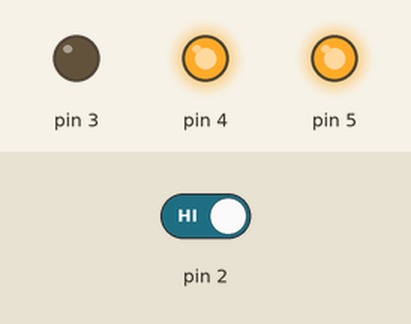
Recording of a sketch running on a simulated Arduino Uno, built with avr-gcc and run on an emulated ATmega328P. Shown: output pins drawn as LEDs (lit = HIGH). The test bench sets the inputs (shaded band); at power-on: pin 2 HIGH.

Above: at 4.8 s.
4.9 s: pin 2 driven LOW
At 6.5 s:
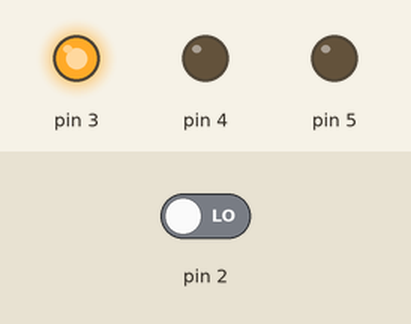
7.6 s: pin 2 driven HIGH
At 9.4 s:
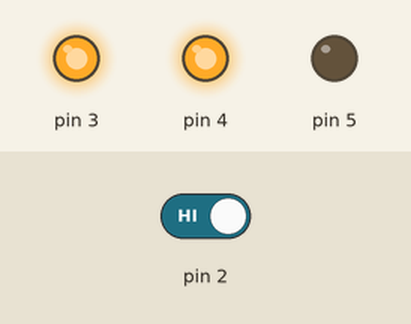
At 10.4 s:
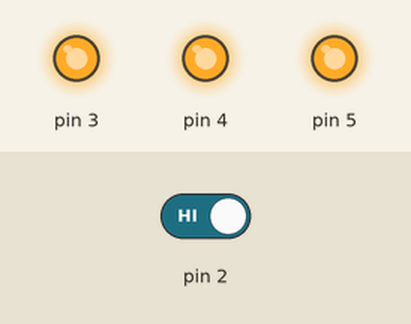
Timing chart, 0 to 11.9 s (numbered marks = the images above; inputs shaded):
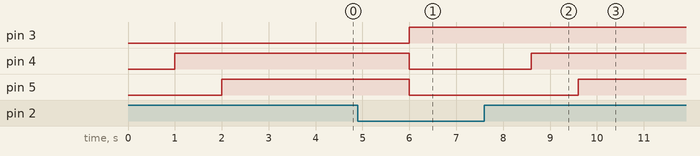

Measured:
- after the input at 4.9 s, pin 3: LOW → HIGH after 1.1 s; pin 4, pin 5: HIGH → LOW after 1.1 s
- after the input at 7.6 s, pin 4: LOW → HIGH after 1.0 s; pin 5: LOW → HIGH after 2.0 s

The sketch:

pruebas.ino
```cpp
int switchState=0;
void setup()
{
//Definición I/O de los pines del montaje
pinMode(3, OUTPUT);
pinMode(4, OUTPUT);
pinMode(5, OUTPUT);
pinMode(2, INPUT);
}
void loop()
{
switchState=digitalRead(2);//leemos estado pulsador
//condicional solo dos posibles estados del pulsador
if(switchState==LOW) {
// botón NO pulsado
digitalWrite(3, HIGH);
digitalWrite(4, LOW);
digitalWrite(5, LOW);
}
else {
// botón pulsado
delay(1000); // Wait for 1000 millisecond(s)
digitalWrite(4, HIGH);
delay(1000); // Wait for 1000 millisecond(s)
digitalWrite(5, HIGH);
}
}
```
